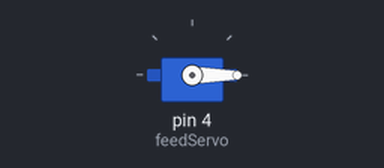
The sketch below on a simulated Arduino Uno, built with avr-gcc and run on an emulated ATmega328P. Shown: servo.

Above: at 0.05 s.
Timing chart, 0 to 7.2 s (numbered marks = the images above):
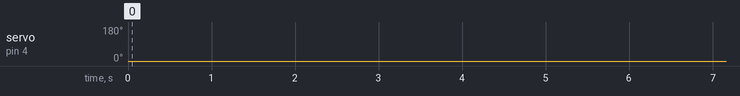

Measured:
- by itself, servo on pin 4 (feedServo): 0° → 40° at 10.5 s, → 0° 0.50 s later, → 80° 5.0 s later, → 0° 0.50 s later, … (42 changes in this stretch)

The sketch:

fish_feeder.ino
```cpp
#include "Arduino.h"
#include <Servo.h>
#include <inttypes.h>

#define MILISECONDS_PER_DAY 5000


Servo feedServo;


void feedFish(uint8_t& slotNum, int8_t initialPosition = -180){
  // 360 / 9 = 40 degrees
  feedServo.write(40 * slotNum);
  delay(500);

  feedServo.write(initialPosition);

  slotNum++;

}


void setup(){

  feedServo.attach(4);
  feedServo.write(-180);

}


void loop(){
  static uint32_t msRemaining = MILISECONDS_PER_DAY;
  static uint8_t slot = 0;

  // wait
  delay(5);
  msRemaining -= 5;


  if (msRemaining == 0) {
    feedFish(slot, 180);
    msRemaining = MILISECONDS_PER_DAY;
    return;
  }
}
```
